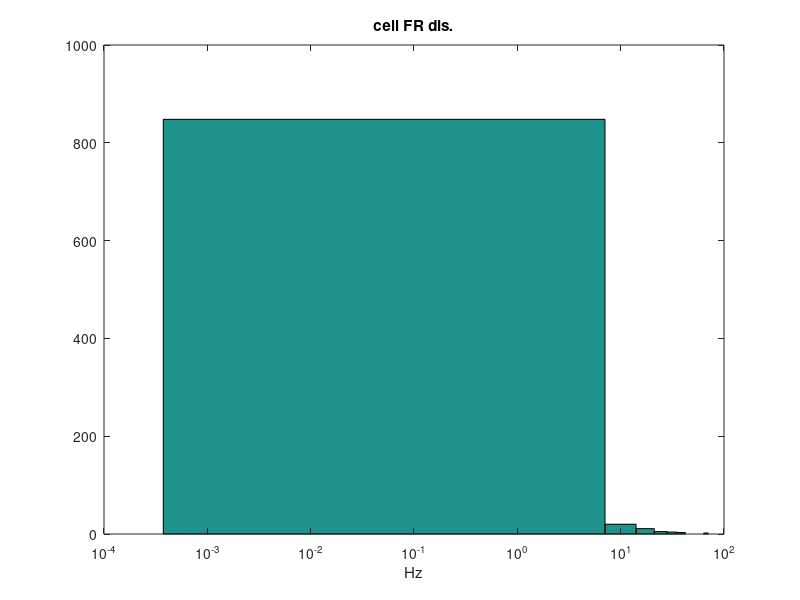
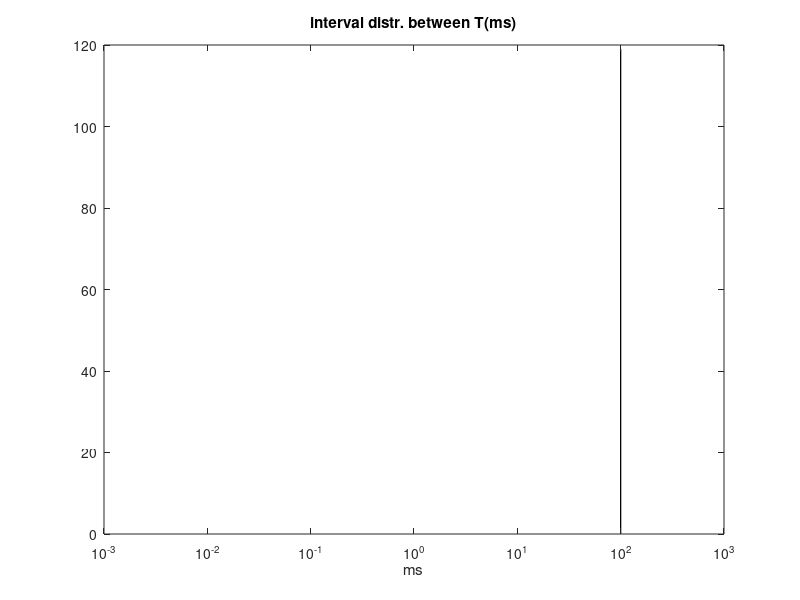

MATLAB code to generate these figures, in order: (Note: this script raises an error after producing the figures.)
clear all;close all;
clc;
%%%%
% For theta input: F=8 & sigma_spk=40
% For 20Hz input:  F=20 & sigma_spk=10
%%%%

rng(1)
F=8; %%%%%Hz  define rythmicity f(Hz)-main
FR=2; %20 %%%%control mean FR of input(Hz)
scale=1;
cell_num=893*scale;%%%%% number of cells needed to generate, including PFC,ER and PR,1800 as original
t_len=15000; %defind time length to generate(ms)
sigma_FR=120;%0.2; %%Hz, to control the variability among cells' FR
sigma_spk=30;%5; %%ms, to control the variability within one cell's spk time

mu = log((FR^2)/sqrt(sigma_FR+FR^2));
sigma = sqrt(log(sigma_FR/(FR^2)+1));

FR_cell = lognrnd(mu,sigma,[cell_num,1]); %%%randomize FR
spk_num_cell=round(t_len*FR_cell/1000);
figure (1)
hist(FR_cell);set(gca,'xscale','log');xlabel('Hz'); title('cell FR dis.');


%%%%generate nT(interval) based on lognormal distribution
T_main=1000/F; %%%%%Hz  define main rythmicity interval(ms)
T_rand=T_main;
sigma_T=1*7; %%to control the variability among interval(ms)

mu = log((T_main^2)/sqrt(sigma_T+T_main^2));
sigma = sqrt(log(sigma_T/(T_main^2)+1));
k=0;
while T_rand(end)<=t_len;
    k=k+1
    T_temp=[];T_temp=T_rand(end)+lognrnd(mu,sigma);
    T_rand=[T_rand,T_temp];
end
figure (345)
hist(diff(T_rand),[0:0.01:100]);set(gca,'xscale','log');xlabel('ms');title('interval distr. between T(ms)');

for j=1:cell_num;
    clear spk_int
    spk_int=datasample([1:numel(T_rand)],spk_num_cell(j));
    spiketime_cell{j,1}=T_rand(spk_int)+normrnd(0,sigma_spk,[1,numel(spk_int)]); %%%to store spk time(ms) per cell
    
    spiketime_cell{j,1}=unique(round(spiketime_cell{j,1}(1,spiketime_cell{j,1}>0)*1e2)/1e2);%%%%make sure event diff is greater thn 0.01
    spiketime_cell{j,1}=sort(spiketime_cell{j,1});
end

%%%plot generated spike raster
%figure (2)
% for i=1:cell_num;
% hold on;plot(spiketime_cell{i,1},i*ones(1,numel(spiketime_cell{i,1})),'red.')
% end;
% axis tight;

%%%%plot moving-windowed firing rate     
spiketimes=[spiketime_cell{:}]';
spiketimes=spiketimes(spiketimes<=t_len&spiketimes>0.5);
binSize = 20; %%ms
timeMax = max(spiketimes);
timeMax = timeMax - binSize;
binSpikeCount = [];

% tt_low=[0:1:tstop]-(binSize/2);
tt_up=[0:1:t_len]+(binSize/2);
N_up = histc(spiketimes, tt_up);

movingSum = conv(N_up, ones(1, binSize));% N_up = histc(spiketimes, tt_up);

%%%%to plot P and I group rate sepertated.
% spiketimes_P=[spiketime_cell{1:27*900}]';
% spiketimes_I=[spiketime_cell{27*900+1:27*1000}]';
% movingSum_P=conv(histc(spiketimes_P, tt_up),ones(1, binSize));
% movingSum_I=conv(histc(spiketimes_I, tt_up),ones(1, binSize));
% figure(789)
% plot(movingSum_P/(27*900));hold on;plot(movingSum_I/(27*100),'r');legend('norm. group rate for p','norm. group rate for i');

figure (12222)
% psd(movingSum);
nfft=1024/2;fs=1000;
figure;plot(movingSum)
[pxx,f] = pwelch(movingSum,nfft,0,nfft,fs);

figure;plot(f,pxx); set(gca, 'YScale', 'log');set(gca, 'XScale', 'log'); 

% rSPT=round(spiketimes*1);
% rSPT_sort=sort(rSPT);
% rSPT_unique=unique(rSPT_sort);
% [n, bin] = histc(rSPT_sort, rSPT_unique);
% ev_P=zeros(round(max(rSPT_unique)),1);
% ev_P(rSPT_unique)=n;
% 
%      %ev_P(1:exclusive_time) = [];
% windowLen = 1024; 
% ev_P=ev_P-mean(ev_P);
% [f,Pxxn,tvect,Cxx] = psautospk(ev_P, 1, windowLen, bartlett(windowLen), windowLen/2, 'none') ;
% figure(1111)
%      plot(f,Pxxn,'blue', 'LineWidth', 2);
% set(gca,'yscale','log'); set(gca,'xscale','log');legend('PSD for PN firing rate');xlabel('Hz');ylabel('PSD');

%   for tt=0:1:tstop %timeMax
%    binSpikeTimes = spiketimes((spiketimes(:) >= tt-(binSize/2) & spiketimes(:) < tt+ (binSize/2) ) );
%    binSpikeCount(end+1) = length(binSpikeTimes);
% end
% firingRate= (1000*  binSpikeCount / binSize); % / length(nID) ; 
figure (1212123)
% firingRate=firingRate';
%subplot(2,1,1)
% plot(firingRate,'r');% plot(firingRate)
hold on; plot(movingSum*1000/binSize,'r');

dname=''

fid=fopen(fullfile(dname,'spikesmatrix_op_ryt'),'w');  %%%%for saving all pre (both INH and EXC) cells for PNs&ITNs 
for i=1:cell_num;
clear fmt; fmt=[repmat('%.2f\t',1,numel(spiketime_cell{i,:})) '\n'];   %%%%format
spikesnum(i,1) = numel((spiketime_cell{i,:}));   %%%%find spk time, unit is ms
fprintf(fid,fmt,spiketime_cell{i,:});
end

ind_num=cumsum(spikesnum);ind_num=[0;ind_num];
fid_ind=fopen(fullfile(dname,'spikes_ind_ryt'),'w'); %%%%%for saving index for segerate fid file for each neuron
%fclose(fid_ind)
fmt=[repmat('%d\t',1,2) '\n'];
for i=1:cell_num;
    i
 temp=[];temp=[ind_num(i),ind_num(i+1)-1];
 fprintf(fid_ind,fmt,temp);
end
